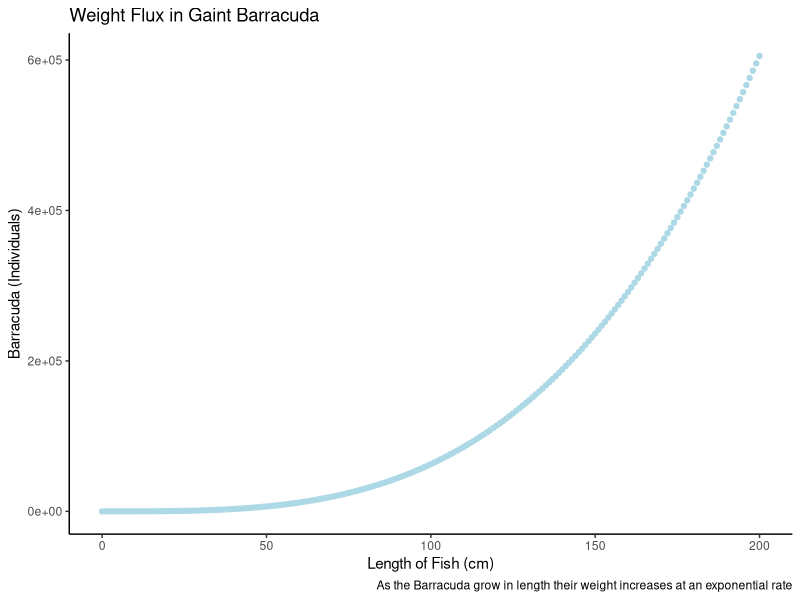

R code for this plot:
## ---- chunk 1
knitr::opts_chunk$set(echo = TRUE)
library(tidyverse)
## ---- chunk 2
stand_weight <- function(a, b, L) {
  a*L^b
} #function to find the mass
milkfish <- stand_weight(a = 0.0905, b = 2.25, L = 60) #each different fish at 60cm 
g_trevally <- stand_weight(a = 0.0353, b = 3.05, L = 60)
g_barracuda <- stand_weight(a = 0.0181, b = 3.27, L = 60)

fish_length <- seq(from = 0, to = 200, by = 1)
barracuda_weight <- stand_weight(a = 0.0181, b = 3.27, L = fish_length)
## ---- chunk 3
fish_df <- data.frame(fish_length, barracuda_weight)
## ---- chunk 4
ggplot(data = fish_df, aes(x = fish_length, y = barracuda_weight)) + 
  geom_point(color = "light blue")  +
  labs(x = "Length of Fish (cm)", 
       y = "Barracuda (Individuals)", 
       title = "Weight Flux in Gaint Barracuda",
       caption = "As the Barracuda grow in length their weight increases at an exponential rate") +
  theme_classic()
